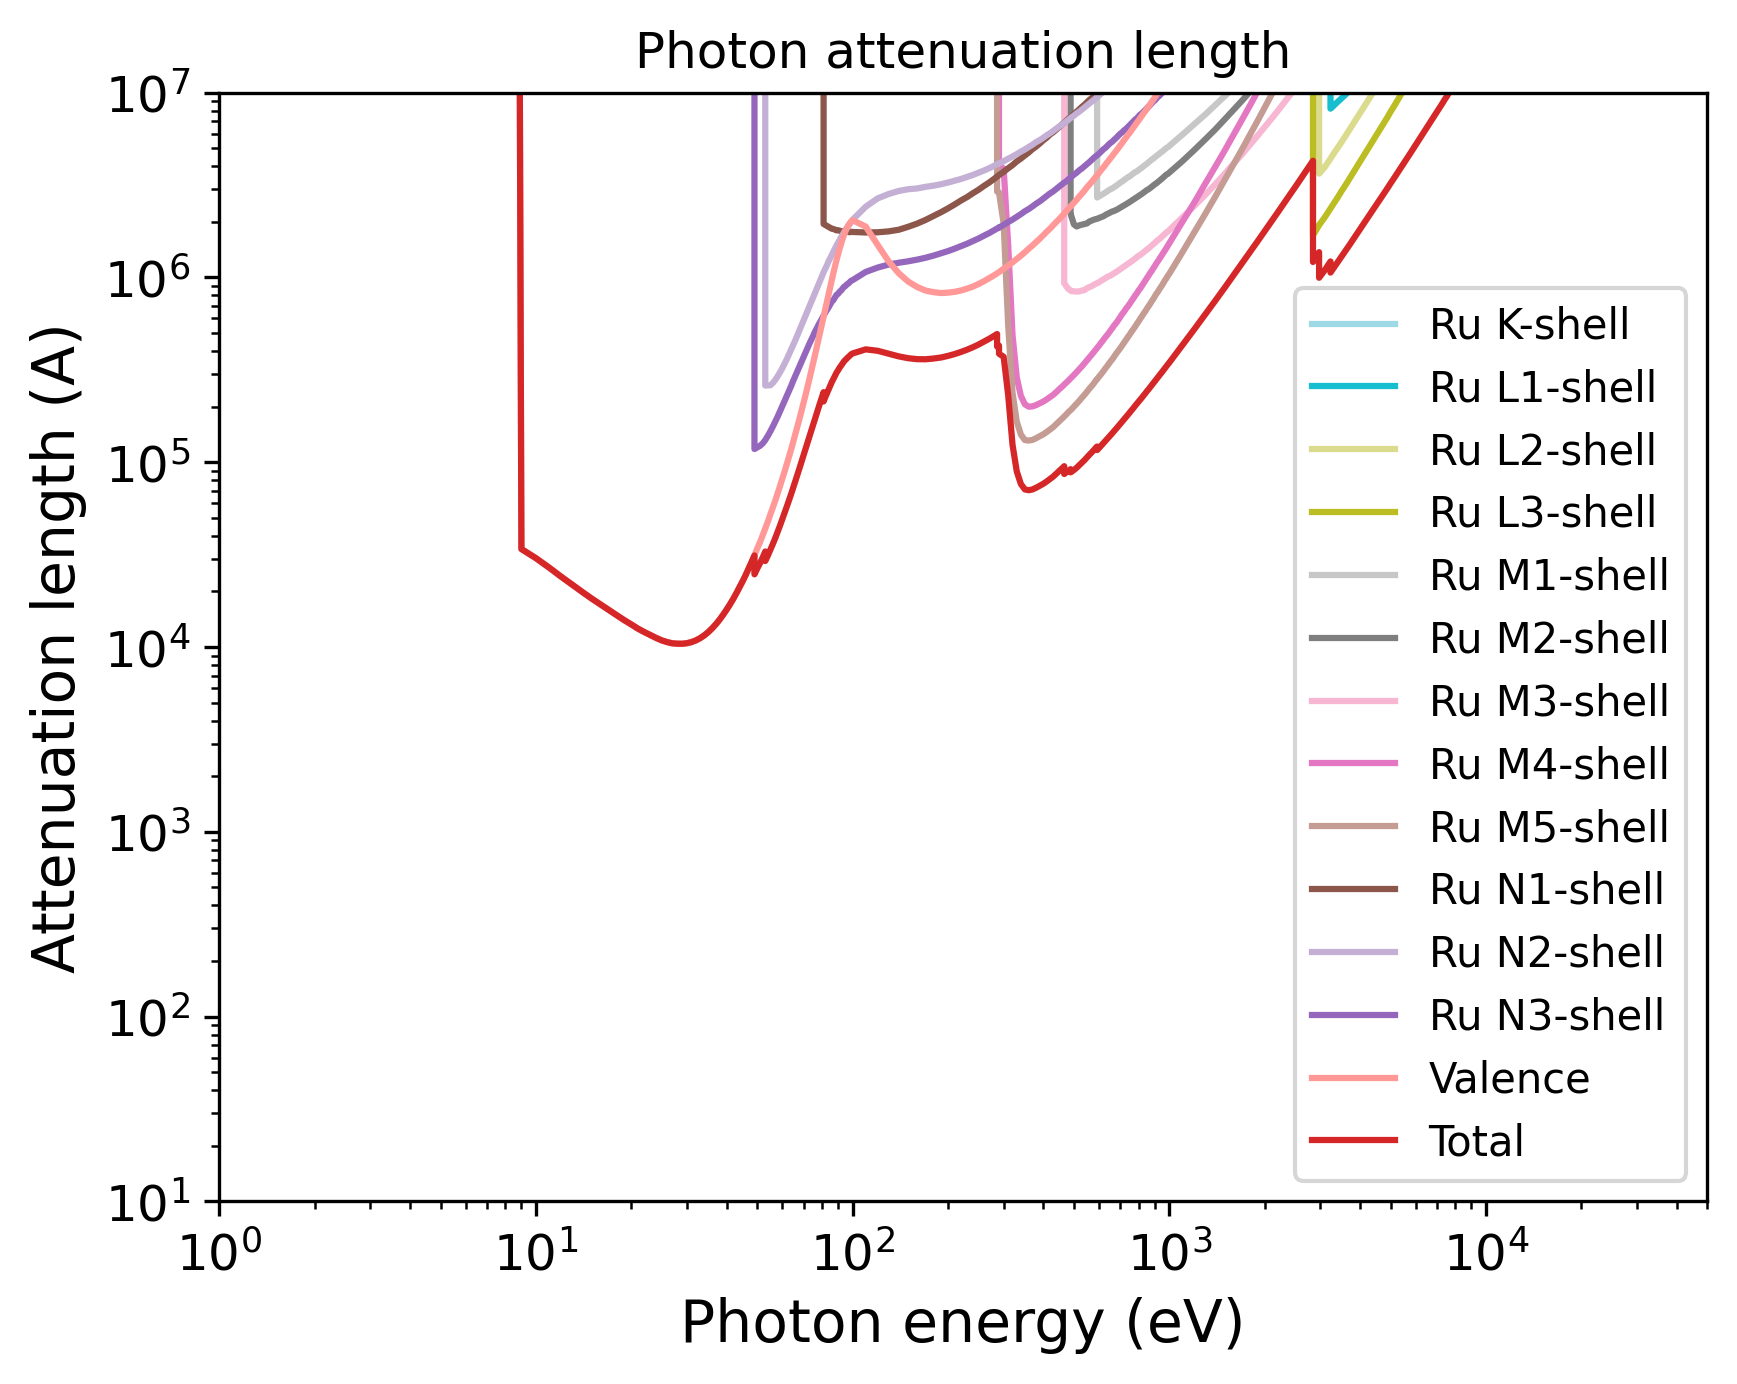

Write Python code to recreate this figure.
import pandas as pd
import numpy as np
import matplotlib.pyplot as plt
import matplotlib.cm as cm
# Set the format:
plt.xlabel("Photon energy (eV)", fontsize=14)
plt.ylabel("Attenuation length (A)", fontsize=14)
plt.xticks(fontsize=12)
plt.yticks(fontsize=12)
plt.grid(False)
# Set the axes:
# Read the output file:
df = pd.read_csv(r"OUTPUT_Ru_NP_Photon_IMFP.dat", sep=r'\s+', header=None, comment="#", skipinitialspace=True)
plt.xscale("log")
plt.yscale("log")
# Prepare the plot:
columns_to_plot = [ 1, 2, 3, 4, 5, 6, 7, 8, 9, 10, 11, 12, 13, 14]
labels = [ "Ru K-shell", "Ru L1-shell", "Ru L2-shell", "Ru L3-shell", "Ru M1-shell", "Ru M2-shell", "Ru M3-shell", "Ru M4-shell", "Ru M5-shell", "Ru N1-shell", "Ru N2-shell", "Ru N3-shell", "Valence", "Total"]
# Create N distinct colors from a colormap
N = len(columns_to_plot)
colors = plt.cm.tab20(np.linspace(1, 0, 20))
# Set line styles:
linestyles = [ "-", "-", "-", "-", "-", "-", "-", "-", "-", "-", "-", "-", "-", "-"]
for i, col in enumerate(columns_to_plot):
    color = colors[i % len(colors)]
    ls    = linestyles[i % len(linestyles)]
    label = labels[i % len(labels)]
    plt.plot(df.iloc[:, 0], df.iloc[:, col],
    color=color,
    label=label,
    linestyle=ls)
plt.xlim(1.00000000,50000.00000000)
plt.ylim(10.00000000,10000000.00000000)
plt.title("Photon attenuation length")
plt.legend(loc="best", fontsize=10)
# Save the plot in this format:
plt.savefig("OUTPUT_MFP_photon.png", dpi=300, bbox_inches="tight")
